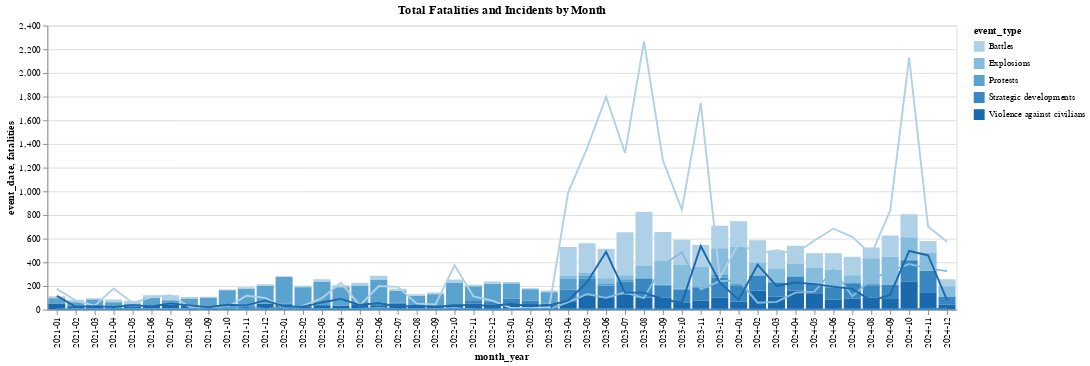

Source (notebook cell):
### Code cell
# Line plot of total fatalities by month
line = alt.Chart(acled_monthly).mark_line(color='red').encode(
    x='month_year:O',
    y='fatalities:Q',
    color='event_type:O',
    tooltip=['month_year', 'fatalities', 'event_type']
).properties(
    title='Total Fatalities and Incidents by Month'
).interactive()

# Bar chart of total incidents by month
bar = alt.Chart(acled_monthly).mark_bar(color='blue').encode(
    x='month_year:O',
    y='event_date:Q',
    color='event_type:O',
    tooltip=['month_year', 'fatalities', 'event_type']
).interactive()

# Combine both charts into one with a single y-axis
combined_chart = alt.layer(bar, line)

combined_chart

### Figure 1 — Vega-Lite specification as saved in the notebook (floating-point values rounded to 4 significant figures; data arrays with more than 128 entries replaced by an {"elided": "..."} marker saying what was removed)
{"config": {"view": {"continuousWidth": 300, "continuousHeight": 300}}, "layer": [{"mark": {"type": "bar", "color": "blue"}, "encoding": {"color": {"field": "event_type", "type": "ordinal"}, "tooltip": [{"field": "month_year", "type": "nominal"}, {"field": "fatalities", "type": "quantitative"}, {"field": "event_type", "type": "nominal"}], "x": {"field": "month_year", "type": "ordinal"}, "y": {"field": "event_date", "type": "quantitative"}}, "name": "view_9"}, {"mark": {"type": "line", "color": "red"}, "encoding": {"color": {"field": "event_type", "type": "ordinal"}, "tooltip": [{"field": "month_year", "type": "nominal"}, {"field": "fatalities", "type": "quantitative"}, {"field": "event_type", "type": "nominal"}], "x": {"field": "month_year", "type": "ordinal"}, "y": {"field": "fatalities", "type": "quantitative"}}, "name": "view_10", "title": "Total Fatalities and Incidents by Month"}], "data": {"name": "data-ea3a251bf42611bb51145ef089fa471a"}, "params": [{"name": "param_10", "select": {"type": "interval", "encodings": ["x", "y"]}, "bind": "scales", "views": ["view_9"]}, {"name": "param_9", "select": {"type": "interval", "encodings": ["x", "y"]}, "bind": "scales", "views": ["view_10"]}], "$schema": "https://vega.github.io/schema/vega-lite/v5.20.1.json", "datasets": {"data-ea3a251bf42611bb51145ef089fa471a": {"elided": "230 records"}}}
